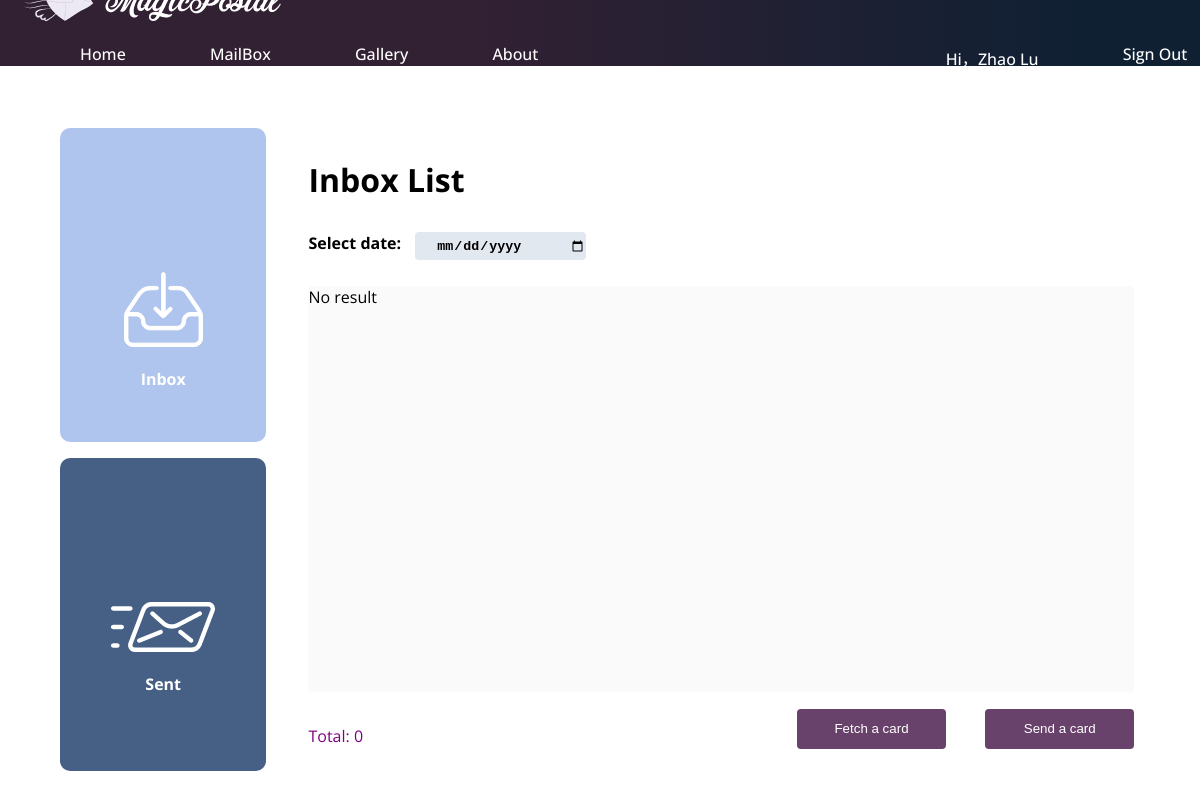
/inbox.php (signed in), run on an earlier commit of the app's database.
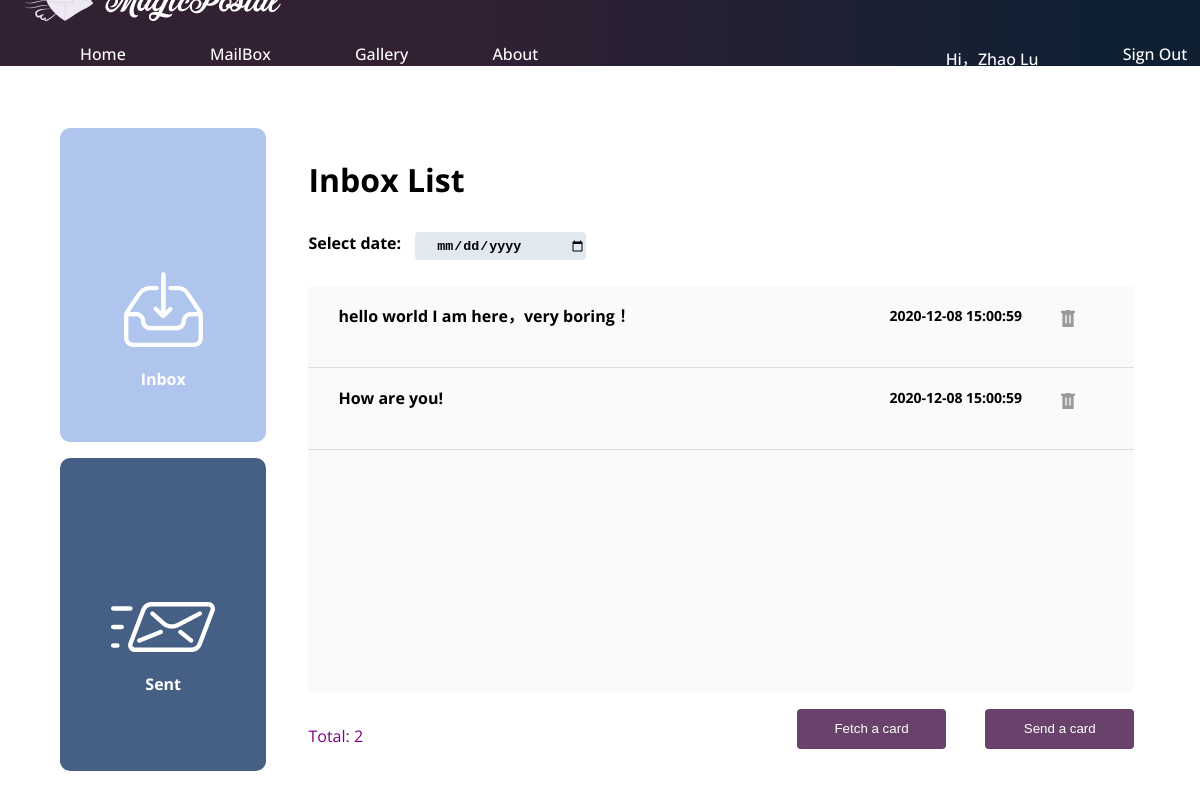
And on a later commit of the database.
### tables this page shows
CREATE TABLE `user_postcard_reply` (
  `id` int(16) NOT NULL,
  `reply_user_id` int(16) NOT NULL COMMENT 'relate user table id',
  `user_postcard_id` int(16) NOT NULL COMMENT 'relate user postcard table id',
  `reply_content` text DEFAULT NULL,
  `send_ip` varchar(20) DEFAULT NULL,
  `country_code` varchar(10) DEFAULT NULL,
  `city_code` varchar(10) DEFAULT NULL,
  `area_code` varchar(10) DEFAULT NULL,
  `status` int(2) NOT NULL COMMENT '1:received;2:replied;3:thrown',
  `receive_on` timestamp NOT NULL DEFAULT current_timestamp(),
  `reply_on` timestamp NULL DEFAULT NULL,
  `modified_on` timestamp NULL DEFAULT NULL
);

CREATE TABLE `user_postcard` (
  `id` int(16) NOT NULL,
  `user_id` int(16) NOT NULL COMMENT 'relate user table id',
  `card_id` int(16) NOT NULL COMMENT 'relate post_card_template table id',
  `content` longtext NOT NULL,
  `stamp_id` int(16) NOT NULL COMMENT 'relate stamp_template table id',
  `send_ip` varchar(20) DEFAULT NULL,
  `country_code` varchar(10) DEFAULT NULL,
  `city_code` varchar(10) DEFAULT NULL,
  `area_code` varchar(10) DEFAULT NULL,
  `status` int(2) NOT NULL COMMENT '1:pending;2:sent;3:deleted',
  `send_to` varchar(100) DEFAULT NULL,
  `send_date` date DEFAULT NULL,
  `created_on` timestamp NOT NULL DEFAULT current_timestamp(),
  `modified_on` timestamp NULL DEFAULT NULL COMMENT 'last modified time'
);

### inbox.php (the view, shortened to what this page needs)
<?php
include("includes/db-config.php");
  $userId = $_SESSION["userId"];
  $count = $pdo->query("SELECT count(1) as c FROM `user_postcard_reply` AS a1
                          INNER JOIN `user_postcard` AS a4 ON a4.`id` = a1.`user_postcard_id`
                          WHERE a1.`status` in (1,2)
                          AND a1.`reply_user_id` = '$userId';");
  $stmt = $pdo->prepare("SELECT a1.id ,a1.`reply_content`,a1.`country_code` AS r_country,a1.`city_code` AS r_city,a1.`area_code` AS r_area,a1.`status`,a1.`receive_on`,a1.`reply_on`,a1.`modified_on`, a1.`user_postcard_id` AS user_postcard_id,
                                  a4.`card_id` AS card_id, a4.`stamp_id`,a4.`content`,a4.`country_code` AS f_country,a4.`city_code` AS f_city,a4.`area_code` AS f_area,
                                  a2.`card_name`,a2.`img_url` AS card_url,
                                  a3.`stamp_name`,a3.`img_url` AS stamp_url
                                  FROM `user_postcard_reply` AS a1
                                  INNER JOIN `user_postcard` AS a4 ON a4.`id` = a1.`user_postcard_id`
                                  LEFT JOIN `postcard_template` AS a2 ON a2.`id` = a4.`card_id`
                                  LEFT JOIN `stamp_template` AS a3 ON a3.`id` = a4.`stamp_id`
                                  WHERE a1.`status` in (1,2)
                                  AND a1.`reply_user_id` = '$userId'
                                  ORDER BY a1.`reply_on` DESC, a1.`id` DESC");
  try{
      $stmt->execute();
  } catch(PDOException $e) {
      echo 'Error: ' . $e->getMessage();
  }
?>
<!DOCTYPE html>
<html>
    <head>
      <link rel="stylesheet" href="css/main.css" />
      <link rel="stylesheet" href="css/inbox2.css" />
      <link rel="stylesheet" href="css/send-history-inbox-card-open.css" />
    </head>
    <body>
    <header>
        <div id="header" >
          <?php include("head.php"); ?>
        </div>
    </header>
    <div id="inbox-content">
    <div class="flag">
        <div id="sendinbox">
          <div class='col2 left-top' onclick="location.href='inbox.php'">
                <img src="images/mailbox/mailbox_inbox_icon.png" alt="">
                <p>Inbox</p>
          </div>
          <div class='col2 left-bottom' onclick="location.href='sendbox.php'" >
                <img src="images/mailbox/mailbox_sent_icon.png" alt="">
                <p>Sent</p>
          </div>
      </div>
      <div class='col1 right'>
            <div id="inbox-title">
              <h1>Inbox List</h1>
            </div>
            <div id="right-up">
              <form action="" id="inbox-date">
                <label for="inbox-date-title">Select date:</label>
                <input type="date" id="inbox-date-input" name="date">
              </form>
            </div>
            <div class="receive-list">
         <?php
          $total = "0";
          foreach($count as $s){
                  if ($s['c']=='0'){
                      echo ("<div id='right-up'>No result</div>");
                  } else {
                    $total = $s['c'];
                      while($row = $stmt->fetch(PDO::FETCH_ASSOC)) {
        ?>
                        <div class="line" id="line<?php echo($row['id']) ?>">
                          <div onclick="window.location.href='inbox-card-open.php?userCardId=<?php echo($row['user_postcard_id']) ?>&replyId=<?php echo($row['id']) ?>'" class="Title" id="TitleNum<?php echo($row['id']) ?>"><?php echo(strip_tags($row['content'])) ?></div>
                          <div class="Time" id="TimeNum<?php echo($row['id']) ?>"><?php echo($row['receive_on']) ?></div>
                          <div class="bin" id="bin<?php echo($row['id']) ?>">
                            <img src="images/mailbox/mailbox_message_delete.png" alt="Discard" onclick="deleteCard(<?php echo($row['id']) ?>)">
                          </div>
                        </div>
        <?php
                      }
                  }
            }
        ?>
            </div>
            <div id="rightDown">
            <div class="showCardsNum">
                <p>Total: <?php echo($total) ?></p>
            </div>
            <div id="down-right">
            <button type="button" class="Button" id="inboxSend" name="sendCard" onclick="location.href='home.php'" >Send a card</button>
            <button type="button" class="Button" id="inboxFetch" name="fetchCard" onclick="location.href='home.php'">Fetch a card</button>
        </div>
        </div>
    </div>
    </body>
    </html>

### head.php (shortened to what this page needs)
<div id="logo"><img class="logo" src="images/logo.png" /><div>
<div id="nav1">
    <ul class="nav_links1">
        <li><a href="home.php">Home</a></li>
        <li><a href="inbox.php">MailBox</a></li>
        <li><a href="gallery.php">Gallery</a></li>
        <li><a href="about.php">About</a></li>
    </ul>
</div>
<div id="nav2">
    <?php
        if(isset($_SESSION["nickName"])){
    ?>
            <ul class="nav_links2">
            <li>Hi，<?php echo($_SESSION["nickName"]); ?></li>
            <li><a href="sign-out.php">Sign Out</a></li>
            </ul>
    <?php
        }
    ?>
</div>

### css/main.css (style rules this page uses)
body { padding:0; margin:0; font-family: 'Open Sans', sans-serif; font-size: 16px; }
a { text-decoration:none; }
#header { background: linear-gradient(to right,#322033 40%, #102033 90%); z-index: 1; width:100%; height:8%; margin:0 auto; position:fixed; top:0; display: flex; justify-content: space-around; align-items: center; }
#header div { display: inline-block; }
#header #nav2 { position:relative; right:-30%; }
.logo { position: relative; left:2%; transition: all 0.2s ease; }
.nav_links1, .nav_links2 { list-style: none; text-decoration: none; }
li { display: inline-block; padding:0px 40px; font-weight: 500; color:white; position: relative; }
li a { float: left; color:white; text-decoration: none; transition:all 0.4s ease 0s; }

### css/inbox2.css (style rules this page uses)
#inbox-date,#inbox-search { color: black; font-size: 16px; font-weight: bold; float: left; margin-top: 10px; }
#inbox-date-input,#gsearch { width: 170px; height: 28px; margin-left: 10px; background-color: #E2E8F0; border: 0px; border-radius: 4px; font-weight: bold; text-indent: 10px; }
.receive-list { margin-top: 8em; background-color: #FAFAFA; color: black; width: 100%; height: 70%; border-radius: 4px; position: relative; overflow-y: scroll; }
#rightDown { width: 100%; position: relative; display: flex; margin-top: 2%; }
.showCardsNum { width: 40%; height: 40px; color: purple; position: relative; }
.line { width: 100%; border:0px 0px 1px 0px; border-bottom: 1px solid #DEDEDE; border-width: thin; height: 20%; display:flex; }
.Title { width: 70%; margin-left: 0px; text-align: left; text-indent: 30px; font-weight: bold; line-height: 60px; overflow:hidden; }
.Time { width: 20%; text-align: left; font-weight: bold; font-size: 14px; line-height: 60px; overflow:hidden; margin-left: 10px; }
.bin { width:10%; }
.bin img { width: 14px; margin-top: 30%; margin-left: 10%; }
#down-right { display: inline-block; width: 60%; height: 100% }
.Button { width:30%; height: 40px; background-color: #69426C; color:white; border: 0px; border-radius: 4px; position: relative; display: inline-block; float: right; margin-left: 8%; }

### css/send-history-inbox-card-open.css (style rules this page uses)
body { background-image: url('../images/mailbox/mailbox_bg.png'); background-size: cover; }
#inbox-content { height: 700px !important; width: auto; margin-top: 8em; margin-bottom: 3em; margin-left: 5vw; margin-right: 7vw; color: transparent; position: absolute; top:0; left:0; }
.flag { position:relative; display:flex; flex-flow:column wrap; width:86vw; height:80vh; }
.right { background:white; }
.left-top { background:#B0C5ED; }
.left-bottom { background:#466085; }
.col1 { width:80%; height:100%; border-radius: 10px; padding: 30px; margin-left: 10px; }
.col2 { border-radius: 10px; cursor: pointer; height: 49%; width: 100%; text-align: center; }
#sendinbox { width:20%; height:100%; border-radius: 10px; padding: 0 .2% 0 0; }
.col2 p { color: white; font-weight: bold; position: relative; }
.left-top { margin-bottom: 6%; }
.left-top img { margin-top: 70%; }
.left-bottom img { margin-top: 70%; }
#inbox-title { width: 100%; float: left; }
#inbox-title h1 { color: black; float: left; margin-top: 0px; }

What changed in the data, as far as the page shows it:
added user_postcard_reply: user_postcard.content "hello world I am here，very boring！", receive_on "2020-12-08 15:00:59"
added user_postcard_reply: user_postcard.content "How are you!", receive_on "2020-12-08 15:00:59"
Also different on the page:
$total: "0" → "2"
list line gone: "No result"
